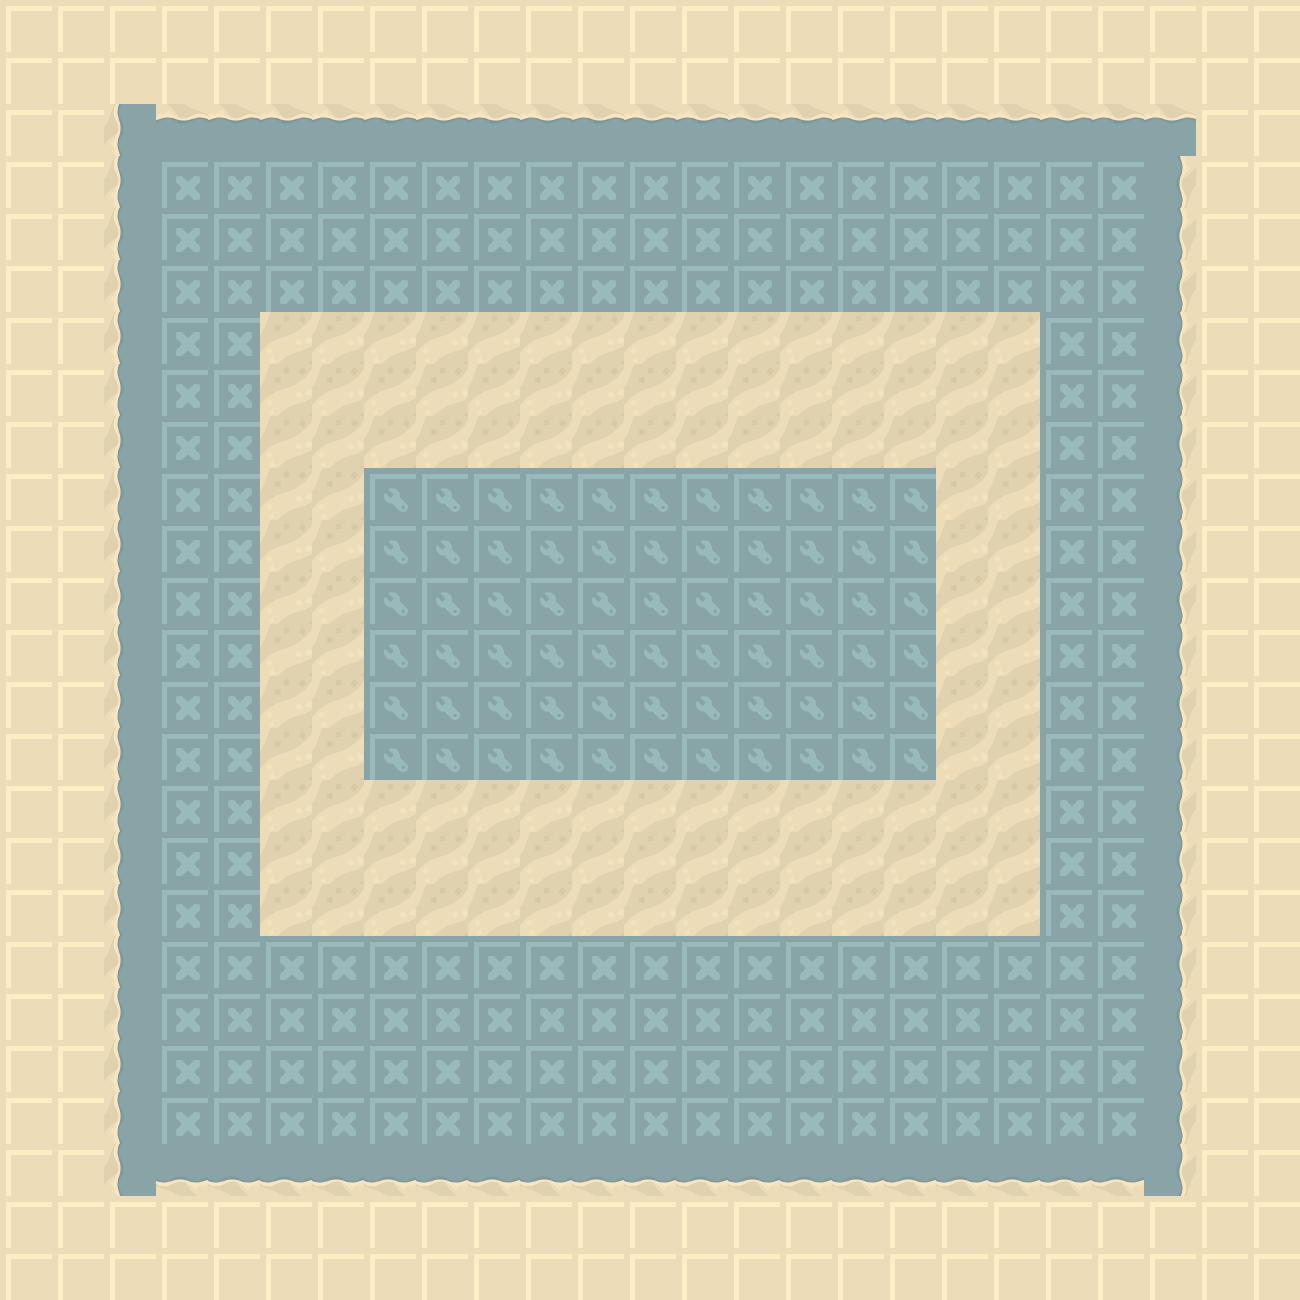

A 2D game scene composited from a Tiled map and its tileset images. What follows is a short description and the map's XML, with every tile layer's data as written:
An orthogonal 25x25 tile map with 52x52 px tiles, 1 tile layer (Tile Layer 1), 5 tilesets.

<map version="1.10" tiledversion="1.11.2" orientation="orthogonal" renderorder="right-down" width="25" height="25" tilewidth="52" tileheight="52" infinite="0" nextlayerid="2" nextobjectid="1">
 <tileset firstgid="1" name="sand" tilewidth="52" tileheight="52" tilecount="1" columns="1">
  <image source="sand.png" width="64" height="64" />
 </tileset>
 <tileset firstgid="2" name="sand1" tilewidth="52" tileheight="52" tilecount="1" columns="1">
  <image source="sand1.png" width="64" height="64" />
 </tileset>
 <tileset firstgid="3" name="concret" tilewidth="52" tileheight="52" tilecount="1" columns="1">
  <image source="concret.png" width="64" height="64" />
 </tileset>
 <tileset firstgid="4" name="concret1" tilewidth="52" tileheight="52" tilecount="1" columns="1">
  <image source="concret1.png" width="64" height="64" />
 </tileset>
 <tileset firstgid="5" name="towerDefense_tile085" tilewidth="52" tileheight="52" tilecount="1" columns="1">
  <image source="towerDefense_tile085.png" width="64" height="64" />
 </tileset>
 <layer id="1" name="Tile Layer 1" width="25" height="25">
  <data encoding="csv">
1,1,1,1,1,1,1,1,1,1,1,1,1,1,1,1,1,1,1,1,1,1,1,1,1,
1,1,1,1,1,1,1,1,1,1,1,1,1,1,1,1,1,1,1,1,1,1,1,1,1,
1,1,3,2684354563,2684354563,2684354563,2684354563,2684354563,2684354563,2684354563,2684354563,2684354563,2684354563,2684354563,2684354563,2684354563,2684354563,2684354563,2684354563,2684354563,2684354563,2684354563,2684354563,1,1,
1,1,3,4,4,4,4,4,4,4,4,4,4,4,4,4,4,4,4,4,4,4,3221225475,1,1,
1,1,3,4,4,4,4,4,4,4,4,4,4,4,4,4,4,4,4,4,4,4,3221225475,1,1,
1,1,3,4,4,4,4,4,4,4,4,4,4,4,4,4,4,4,4,4,4,4,3221225475,1,1,
1,1,3,4,4,2,2,2,2,2,2,2,2,2,2,2,2,2,2,2,4,4,3221225475,1,1,
1,1,3,4,4,2,2,2,2,2,2,2,2,2,2,2,2,2,2,2,4,4,3221225475,1,1,
1,1,3,4,4,2,2,2,2,2,2,2,2,2,2,2,2,2,2,2,4,4,3221225475,1,1,
1,1,3,4,4,2,2,5,5,5,5,5,5,5,5,5,5,5,2,2,4,4,3221225475,1,1,
1,1,3,4,4,2,2,5,5,5,5,5,5,5,5,5,5,5,2,2,4,4,3221225475,1,1,
1,1,3,4,4,2,2,5,5,5,5,5,5,5,5,5,5,5,2,2,4,4,3221225475,1,1,
1,1,3,4,4,2,2,5,5,5,5,5,5,5,5,5,5,5,2,2,4,4,3221225475,1,1,
1,1,3,4,4,2,2,5,5,5,5,5,5,5,5,5,5,5,2,2,4,4,3221225475,1,1,
1,1,3,4,4,2,2,5,5,5,5,5,5,5,5,5,5,5,2,2,4,4,3221225475,1,1,
1,1,3,4,4,2,2,2,2,2,2,2,2,2,2,2,2,2,2,2,4,4,3221225475,1,1,
1,1,3,4,4,2,2,2,2,2,2,2,2,2,2,2,2,2,2,2,4,4,3221225475,1,1,
1,1,3,4,4,2,2,2,2,2,2,2,2,2,2,2,2,2,2,2,4,4,3221225475,1,1,
1,1,3,4,4,4,4,4,4,4,4,4,4,4,4,4,4,4,4,4,4,4,3221225475,1,1,
1,1,3,4,4,4,4,4,4,4,4,4,4,4,4,4,4,4,4,4,4,4,3221225475,1,1,
1,1,3,4,4,4,4,4,4,4,4,4,4,4,4,4,4,4,4,4,4,4,3221225475,1,1,
1,1,3,4,4,4,4,4,4,4,4,4,4,4,4,4,4,4,4,4,4,4,3221225475,1,1,
1,1,3,1610612739,1610612739,1610612739,1610612739,1610612739,1610612739,1610612739,1610612739,1610612739,1610612739,1610612739,1610612739,1610612739,1610612739,1610612739,1610612739,1610612739,1610612739,1610612739,3221225475,1,1,
1,1,1,1,1,1,1,1,1,1,1,1,1,1,1,1,1,1,1,1,1,1,1,1,1,
1,1,1,1,1,1,1,1,1,1,1,1,1,1,1,1,1,1,1,1,1,1,1,1,1
</data>
 </layer>
</map>
